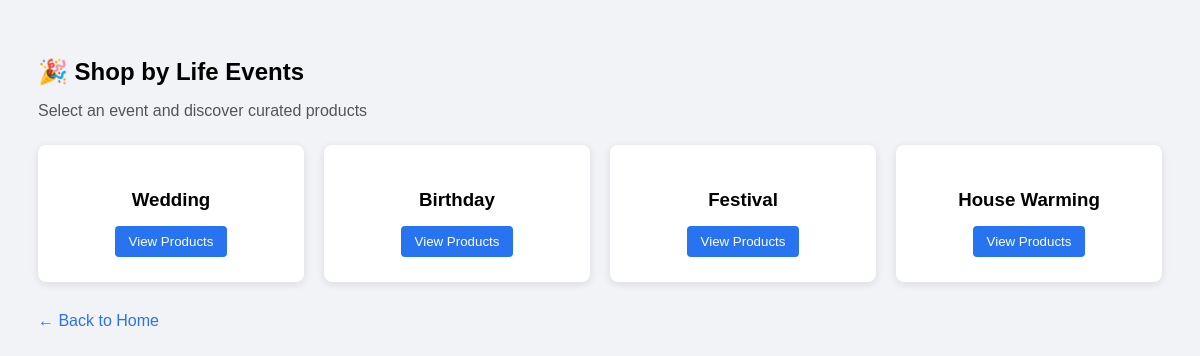
Page /life-events/ on the committed database.
### store/models.py (models this page shows, shortened)
class LifeEvent(models.Model):
    name = models.CharField(max_length=100)

### store/views.py (the view)
# urls.py: path('life-events/', views.life_events, name='life_events'),
def life_events(request):
    events = LifeEvent.objects.all()
    return render(request, 'life_events.html', {'events': events})

### templates/life_events.html (shortened to what this page needs)
<!DOCTYPE html>
<html>
<head>
</head>
<body>
    <h2>🎉 Shop by Life Events</h2>
    <p class="subtitle">Select an event and discover curated products</p>
    <div class="events">
        {% for event in events %}
        <div class="event-card">
            <h3>{{ event.name }}</h3>
            <a href="{% url 'event_products' event.id %}">
                <button>View Products</button>
            </a>
        </div>
        {% empty %}
        <p>No life events available.</p>
        {% endfor %}
    </div>
    <a class="back" href="{% url 'home' %}">← Back to Home</a>
</body>
</html>

### templates/life_events.html (style rules this page uses)
body { font-family: Arial, sans-serif; background: #f1f3f6; padding: 30px; }
h2 { margin-bottom: 5px; }
.subtitle { color: #555; margin-bottom: 25px; }
.events { display: grid; grid-template-columns: repeat(auto-fill, minmax(220px, 1fr)); gap: 20px; }
.event-card { background: #ffffff; padding: 25px; text-align: center; border-radius: 8px; box-shadow: 0 2px 8px rgba(0, 0, 0, 0.1); transition: transform 0.2s, box-shadow 0.2s; }
.event-card h3 { margin-bottom: 15px; }
.event-card button { padding: 8px 14px; background: #2874f0; color: white; border: none; border-radius: 4px; cursor: pointer; }
.back { margin-top: 30px; display: inline-block; color: #2874f0; text-decoration: none; }

### rows in the picture
LifeEvent: name "Wedding"
LifeEvent: name "Birthday"
LifeEvent: name "Festival"
LifeEvent: name "House Warming"
